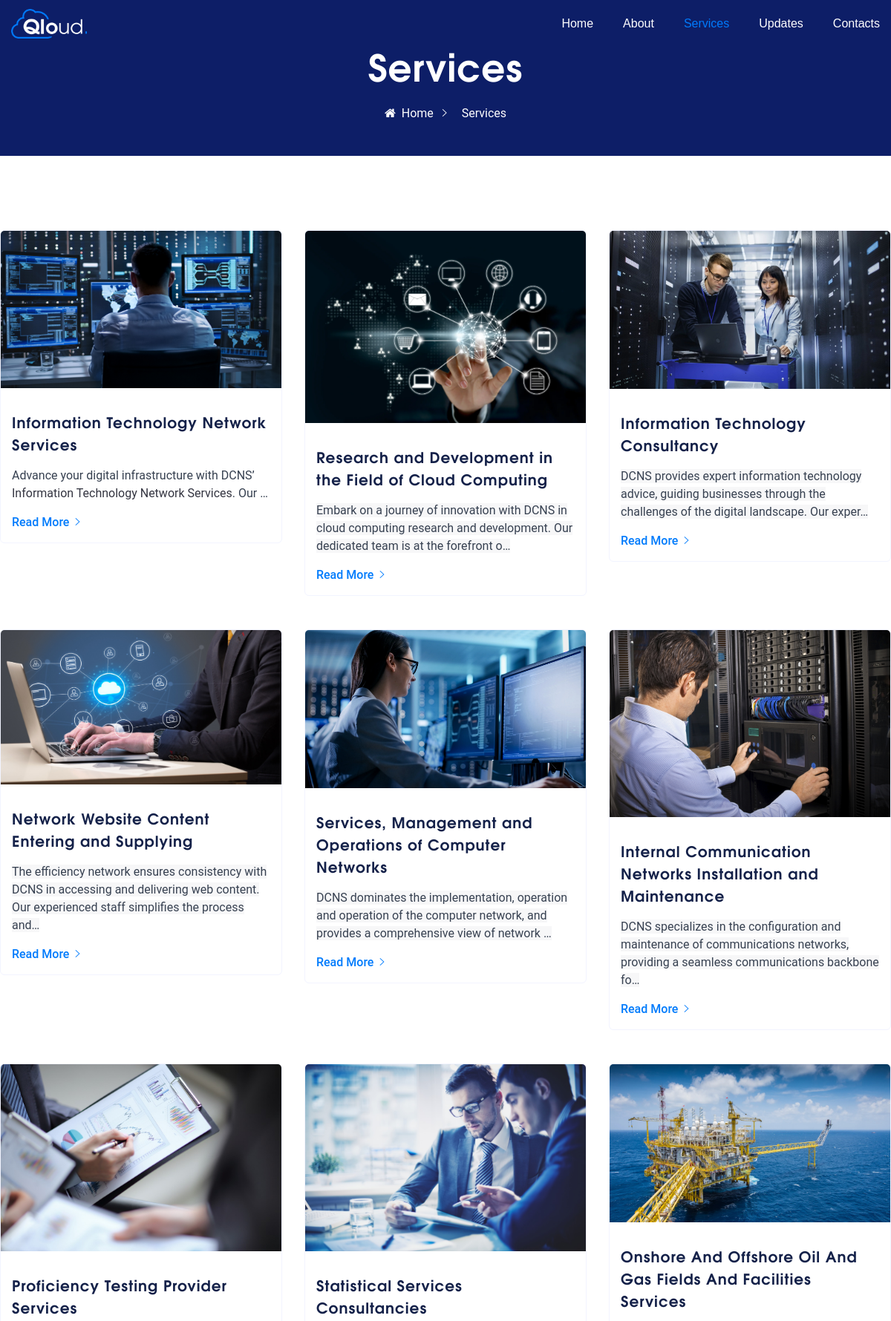
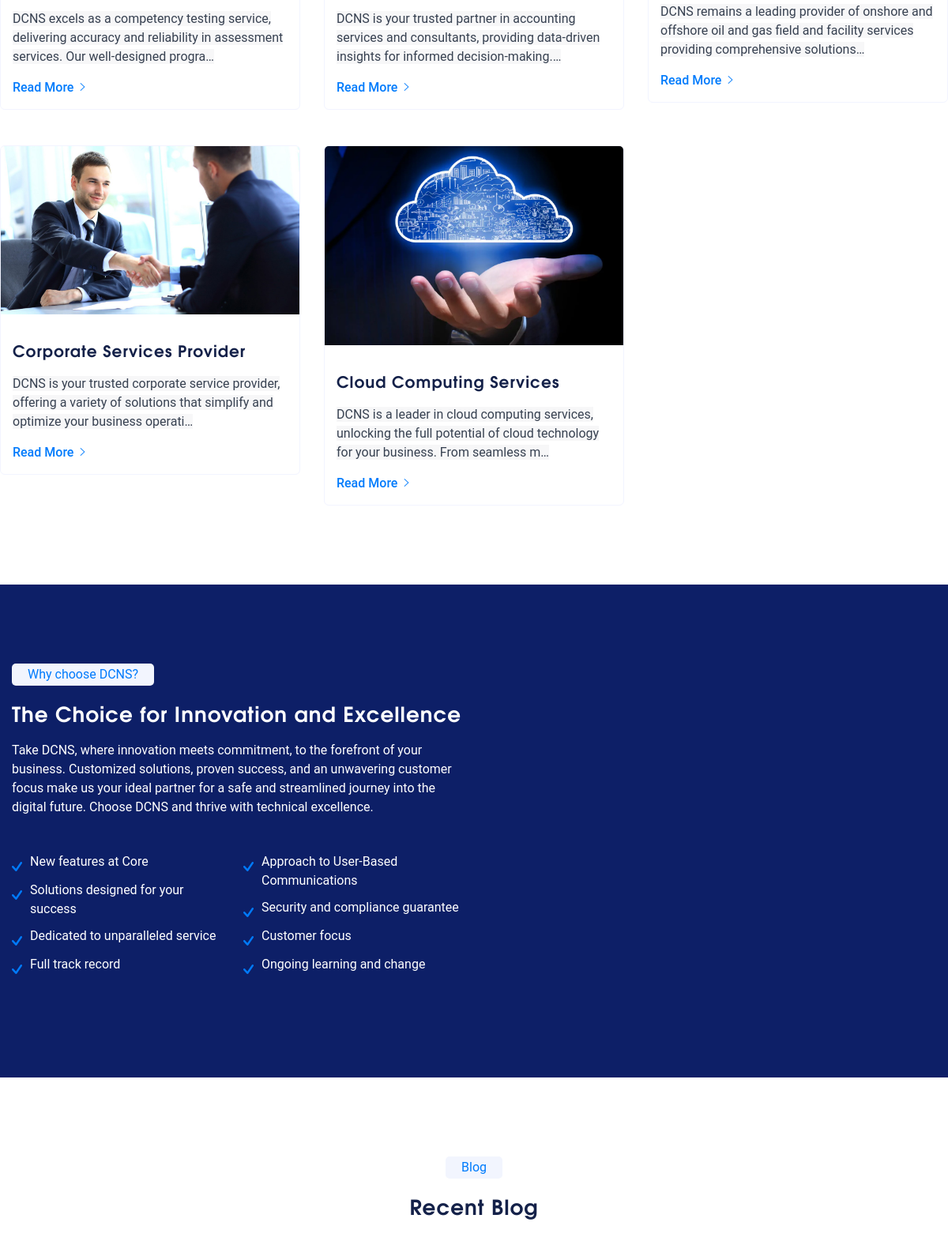
Page /services/ (upper part) on the committed database (2 pictures, top to bottom).
### web/models.py (models this page shows, shortened)
class Service(models.Model):
    name = models.CharField(max_length=500)
    slug = models.SlugField(max_length=500)
    image = models.ImageField(upload_to="updates/")
    description = RichTextField(blank=True, null=True)
    is_service = models.BooleanField(default=False)
    is_home = models.BooleanField(default=False)
    is_create = models.DateTimeField(auto_now_add=True)
    class Meta:
        ordering = [
            "id",
        ]
        verbose_name = "service"
        verbose_name_plural = "services"
    def get_absolute_url(self):
        return reverse("web:service_detail", kwargs={"slug": self.slug})

### web/views.py (the view)
# urls.py: path("services/", views.ServicesView.as_view(), name="services"),
class ServicesView(View):
    def get(self, request):
        services = Service.objects.filter(is_service=True)
        context = {
            "is_service": True,
            "services": services,
        }
        return render(request, "web/services.html", context)

### templates/web/services.html (shortened to what this page needs)
{% extends "web/partials/base-two.html" %}
{% load static %}
{% block content %}
    <div class=" main-bg">
        <div class="container-fluid p-0">
            <div class="text-left iq-breadcrumb-one
               iq-bg-over black     ">
                <div class="container">
                    <div class="row align-items-center">
                        <div class="col-sm-12">
                            <nav aria-label="breadcrumb" class="text-center iq-breadcrumb-two">
                                <h2 class="title">Services</h2>
                                <ol class="breadcrumb main-bg">
                                    <li class="breadcrumb-item"><a href="{% url "web:index" %}"><i class="fa fa-home mr-2"></i>Home</a></li>
                                    <li class="breadcrumb-item active"> Services</li>
                                </ol>
                            </nav>
                        </div>
                    </div>
                </div>
            </div>
        </div>
    </div>
    <section class="iq-blog-section iq-pb-55">
        <div class="container">
           <div class="row">
              <div class="iq-blog text-left ">
                 <div class="row">
                    {% for service in services %}
                    <div class="col-lg-4 col-md-6 qloud-space-bottom ">
                       <div class="iq-blog-box">
                          <div class="iq-blog-image clearfix">
                            <a href="{{service.get_absolute_url}}">
                             <img src="{{service.image.url}}" class="img-fluid" alt="service"/>
                            </a>
                          </div>
                          <div class="iq-blog-detail">
                             <div class="blog-title">
                                <a href="{{service.get_absolute_url}}">
                                   <h5 class="mb-3 ">{{ service.name}}</h5>
                                </a>
                             </div>
                             <p class="">{{service.description|safe|truncatechars:200}}</p>
                             <div class="blog-button">
                                <a class="iq-btn-link" href="{{service.get_absolute_url}}">Read More<i class="ml-2 ion-ios-arrow-right"             ></i></a>
                             </div>
                          </div>
                       </div>
                    </div>
                    {% endfor %}
                 </div>
              </div>
           </div>
        </div>
     </section>
    <section class="main-bg" style="background: url('{% static 'web/images/others/06.jpg' %}') no-repeat 0 0; background-attachment: fixed; background-size:cover; ">
        <div class="container">
          <div class="row">
            <div class="col-lg-6 mb-lg-0 mb-5">
              <div class="iq-title-box iq-title-default iq-title-box-2">
                <span class="iq-subtitle">Why choose DCNS?</span>
                <h2 class="iq-title text-white">The Choice for Innovation and Excellence</h2>
                <p class="iq-title-desc text-white">Take DCNS, where innovation meets commitment, to the forefront of your business. Customized solutions, proven success, and an unwavering customer focus make us your ideal partner for a safe and streamlined journey into the digital future. Choose DCNS and thrive with technical excellence.</p>
              </div>
              <div class="iq-list iq-two-column">
                <ul class="iq-list-with-icon">
                  <li class="text-white">
                    <i class="ion ion-checkmark-round"></i>
                    New features at Core
                  </li>
                  <li class="text-white">
                    <i class="ion ion-checkmark-round"></i>
                    Solutions designed for your success
                  </li>
                  <li class="text-white">
                    <i class="ion ion-checkmark-round"></i>
                    Dedicated to unparalleled service
                  </li>
                  <li class="text-white">
                    <i class="ion ion-checkmark-round"></i>
                    Full track record
                  </li>
                  <li class="text-white">
                    <i class="ion ion-checkmark-round"></i>
                    Approach to User-Based Communications
                  </li>
                  <li class="text-white">
                    <i class="ion ion-checkmark-round"></i>
                    Security and compliance guarantee
                  </li>
                  <li class="text-white">
                    <i class="ion ion-checkmark-round"></i>
                    Customer focus
                  </li>
                  <li class="text-white">
                    <i class="ion ion-checkmark-round"></i>
                    Ongoing learning and change
                  </li>
                </ul>
              </div>
            </div>
          </div>
        </div>
      </section>
    <section class="iq-pb-55">
        <div class="container">
            <div class="row">
                <div class="col-lg-12">
                    <div class="text-center iq-title-box iq-title-default iq-title-box-2">
                        <span class="iq-subtitle">Blog</span>
                        <h2 class="iq-title">
                                             Recent Blog </h2>
                    </div>
                </div>
            </div>
        </div>
    </section>
    {% endblock %}

### static/web/css/typography.css (style rules this page uses)
html, body { overflow: inherit !important; }
body { font-family: 'Roboto', sans-serif; font-size: 1rem; font-weight: normal; line-height: 1.5; color: #5e7290; overflow-x: hidden; }
a, .button { transition: all 0.5s ease-in-out; transition: all 0.5s ease-in-out; -moz-transition: all 0.5s ease-in-out; -ms-transition: all 0.5s ease-in-out; -o-transition: all 0.5s ease-in-out; -webkit-transition: all 0.5s ease-in-out; color: #59597e; }
a, .button, input { outline: medium none !important; color: #0D1E67; }
h1, h2, h3, h4, h5, h6 { font-family: 'TeXGyreAdventor-Bold', sans-serif; color: #142149; margin: 0; -ms-word-wrap: break-word; word-wrap: break-word; line-height: 1.5; font-weight: 800; letter-spacing: 1px; }
h2 { font-size: 1.641em; }
h5 { font-size: 1.3em; }
.container { max-width: 1200px; }
section { position: relative; z-index: 99; background: #ffffff; padding: 100px 0; display: block; width: 100%; overflow: hidden; }
ul { margin: 0px; padding: 0px; }
.text-white { color: #ffffff; }
.main-bg { background: #0D1E67; }
.iq-button.iq-btn-link, .iq-btn-link { font-weight: 500; color: #0D1E67; background: transparent; padding: 0; }
.iq-title-box .iq-subtitle { color: #0D1E67; display: inline-block; }
.iq-title-box .iq-title { margin-bottom: 0; }
.iq-title-box .iq-title-desc { margin-top: 15px; margin-bottom: 0; }
.iq-title-box { margin-bottom: 45px; }
.iq-title-box.text-center { margin-bottom: 45px; }
.iq-title-box.iq-title-box-2 .iq-subtitle { color: #007bfc; background-color: #F2F5FE; padding: 2px 20px; -webkit-border-radius: 5px; -moz-border-radius: 5px; border-radius: 5px; margin-bottom: 15px; text-align: center; }

### rows in the picture
Service: image (picture), name "Information Technology Network Services", description "Advance your digital infrastructure with DCNS’ Information Technology Network Services . Our …"
Service: image (picture), name "Research and Development in the Field of Cloud Computing", description "Embark on a journey of innovation with DCNS in cloud computing research and development. Our dedicated team is at the forefront o…"
Service: image (picture), name "Information Technology Consultancy", description "DCNS provides expert information technology advice, guiding businesses through the challenges of the digital landscape. Our exper…"
Service: image (picture), name "Network Website Content Entering and Supplying", description "The efficiency network ensures consistency with DCNS in accessing and delivering web content. Our experienced staff simplifies the process and…"
Service: image (picture), name "Services, Management and Operations of Computer Networks", description "DCNS dominates the implementation, operation and operation of the computer network, and provides a comprehensive view of network …"
Service: image (picture), name "Internal Communication Networks Installation and Maintenance", description "DCNS specializes in the configuration and maintenance of communications networks, providing a seamless communications backbone fo…"
Service: image (picture), name "Proficiency Testing Provider Services", description "DCNS excels as a competency testing service, delivering accuracy and reliability in assessment services. Our well-designed progra…"
Service: image (picture), name "Statistical Services Consultancies", description "DCNS is your trusted partner in accounting services and consultants, providing data-driven insights for informed decision-making.…"
Service: image (picture), name "Onshore And Offshore Oil And Gas Fields And Facilities Services", description "DCNS remains a leading provider of onshore and offshore oil and gas field and facility services providing comprehensive solutions…"
Service: image (picture), name "Corporate Services Provider", description "DCNS is your trusted corporate service provider, offering a variety of solutions that simplify and optimize your business operati…"
Service: image (picture), name "Cloud Computing Services", description "DCNS is a leader in cloud computing services, unlocking the full potential of cloud technology for your business. From seamless m…"
